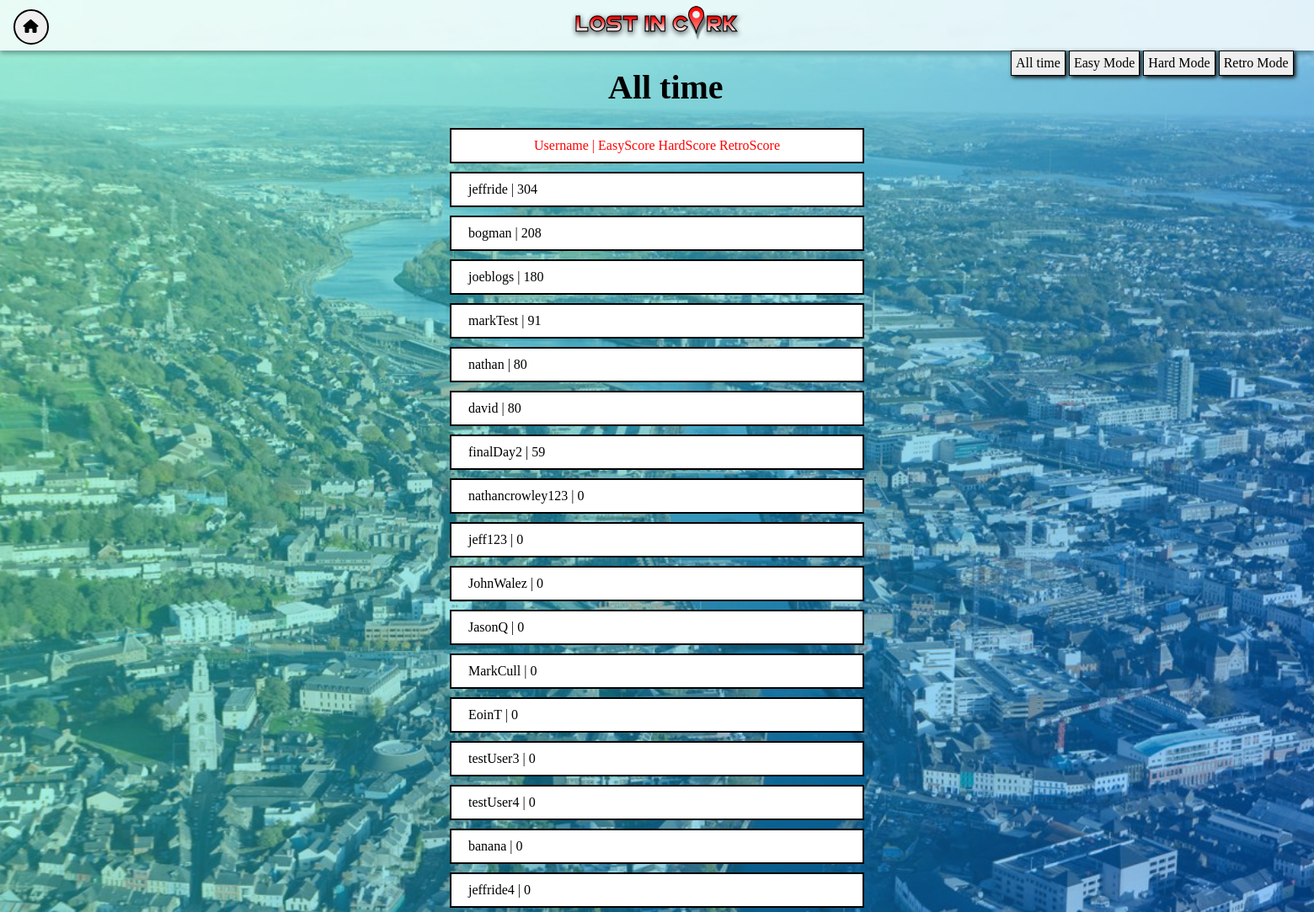
Page /leaderboard/ on the committed database.
### leaderboard/models.py (models this page shows, shortened)
class User(models.Model):
    class meta():
        proxy=True
    user_name = models.CharField(max_length=200)
    high_score = models.IntegerField(default=0)

### leaderboard/views.py (the view)
# urls.py: path('leaderboard/', leaderboardViews.leaderboard, name='leaderboard-page'),
def leaderboard(request):
    userScores = {}
    username = request.user.username
    for user1 in Profile.objects.all():
        userScores[user1.user_name]=user1.high_score
    dict1 = userScores
    sorted_values = sorted(dict1.values(),reverse=True) # Sort the values
    sorted_dict = {}
    for i in sorted_values:
        for k in dict1.keys():
            if dict1[k] == i and k not in sorted_dict:
                sorted_dict[k] = dict1[k]
                break
    context={
        "users": sorted_dict.items(),
        "number_of_users": Profile.objects.count(),
    }
    return render(request, 'leaderboard.html', context)

### teamProject/templates/teamProject/leaderboard.html (shortened to what this page needs)
{% extends 'base.html' %}
{% block content %}
<body>
    <head>
        {% load static %}
        <link rel="stylesheet"  href="{% static 'leaderboard.css' %}">
        {% load static %}
    </head>
    <div class="container">
        <div id="database_swtiches">
            <button class="all_time" onclick=showAllTime()>All time</button>
            <button class="easy" onclick=showEasy()>Easy Mode</button>
            <button class="hard" onclick=showHard()>Hard Mode</button>
            <button class="retor" onclick=showRetro()>Retro Mode</button>
        </div>
        <button id="redirect_home" onclick="document.location.href='/home'"><i class="fas fa-home"></i></button>
        <h2 id="leaderboard_name">All time</h2>
        {% if number_of_users > 0 %}
        <ol id="leaderboard1">
            <p>Username | EasyScore HardScore RetroScore</p>
            {% for user,score in users %}
                <li>
                    <span> {{ user }} | {{ score }}</span>
                </li>
            {% endfor %}
        </ol>
        {% else %}
            <p>No users available.</p>
        {% endif %}
    </div>
{% endblock content %}

### teamProject/templates/teamProject/base.html (shortened to what this page needs)
<!DOCTYPE html>
<html>
<head>
    {% load static %}
    <link href="{% static 'main.css' %}" rel="stylesheet">
</head>
<body>
    <div class="container">
        <div id="top">
            <header>
                <img id="logo" src="/static/images/LostInCork.png">
            </header>
        </div>
        {% block content %}
        {% endblock %}
    </div>
</body>
</html>

### static/main.css (style rules this page uses)
* { margin: 0; padding: 0; }
.container { width: 100vw; display: grid; height: 10vh; grid-template-columns: 20% 60% 20%; grid-template-rows: auto; grid-template-areas: "header header header" "aside1 main aside2" "aside3 main1 aside4" "footer footer footer"; }
#logo { height: 3.5em; max-width: 100%; }
body { background-size: cover; background-repeat: no-repeat; background-attachment: fixed; background-image: url("/static/images/pages/corkAerial.jpg"); max-width: 100%; padding: 0; margin: 0; width: 100vw; height: 100vh; background-color: #000000; }
#top { padding-bottom: 0px; width: 100vw; font-family: 'Slabo 27px', serif; font-weight: 400; grid-area: header; text-align: center; box-shadow: 0 3px 6px rgb(0 0 0 / 16%), 0 3px 6px rgb(0 0 0 / 23%); background-color: #ffffffc9; }
#redirect_home { font-size: 1em; border: 2px solid black; border-radius: 50px; padding: 10px; position: absolute; top: 1%; left: 1%; }

### static/leaderboard.css (style rules this page uses)
body { padding: 0; margin: 0; width: 100vw; height: 100vh; background-image: url("/static/images/pages/corkAerial.jpg"); background-repeat: no-repeat; background-size: cover; }
li,p { margin: 5px; border: 2px solid black; padding:10px; width: 30vw; background-color: white; }
span { margin: 5px; padding:5px; }
p { color: red; text-align: center; position: relative; }
#database_swtiches { position: absolute; top:1%; left:85%; }
ul,ol { list-style-type: none; }
#leaderboard1 { display: grid; width: 80vw; grid-area: footer; margin: auto; align-items: center; justify-items: center; }
.container { grid-template-columns: 30% 40% 30%; }
#leaderboard_name { position: relative; left: 150%; margin: 20px; font-size: 40px; }
#database_swtiches { top: 60px; width: 400px; left: 1200px; }
#database_swtiches button { padding: 5px; border: solid black 1.5px; font-size: 1em; font-family: 'Slabo 27px', serif; box-shadow: 2px 2px 5px; }

### rows in the picture
User: users "jeffride"
User: users "bogman"
User: users "joeblogs"
User: users "markTest"
User: users "nathan"
User: users "david"
User: users "finalDay2"
User: users "nathancrowley123"
User: users "jeff123"
User: users "JohnWalez"
User: users "JasonQ"
User: users "MarkCull"
User: users "EoinT"
User: users "testUser3"
User: users "testUser4"
User: users "banana"
User: users "jeffride4"

### other values in the picture
{{ score }} "304" "208" "180" "91" "80" "80" "59" "0" "0" "0" "0" "0" "0" "0" "0" "0" "0"
